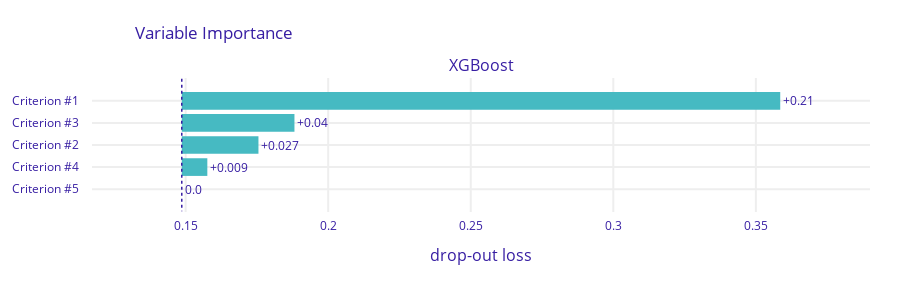

The cell this chart's notebook holds for it:
### Code cell
fi = dalex_explainer.model_parts()
fi.plot()

### Figure 1 — Plotly figure (JSON) as saved in the notebook; plotly's stock layout.template omitted (floating-point values rounded to 4 significant figures)
{"data": [{"base": 0.1486, "hoverinfo": "text", "hoverlabel": {"bgcolor": "rgba(0,0,0,0.8)"}, "hovertext": ["Model: XGBoost loss after<br>variable: Criterion #1 is permuted: 0.359<br>Drop-out loss change: +0.21", "Model: XGBoost loss after<br>variable: Criterion #3 is permuted: 0.188<br>Drop-out loss change: +0.04", "Model: XGBoost loss after<br>variable: Criterion #2 is permuted: 0.176<br>Drop-out loss change: +0.027", "Model: XGBoost loss after<br>variable: Criterion #4 is permuted: 0.158<br>Drop-out loss change: +0.009", "Model: XGBoost loss after<br>variable: Criterion #5 is permuted: 0.149<br>Drop-out loss change: -0.0"], "marker": {"color": "#46bac2"}, "orientation": "h", "showlegend": false, "text": ["+0.21", "+0.04", "+0.027", "+0.009", "0.0"], "textposition": "outside", "type": "bar", "x": [0.2099, 0.03952, 0.02689, 0.008966, 0], "xaxis": "x", "y": ["Criterion #1", "Criterion #3", "Criterion #2", "Criterion #4", "Criterion #5"], "yaxis": "y"}], "layout": {"annotations": [{"font": {"size": 16}, "showarrow": false, "text": "XGBoost", "x": 0.5, "xanchor": "center", "xref": "paper", "y": 1, "yanchor": "bottom", "yref": "paper"}, {"font": {"size": 16}, "showarrow": false, "text": "drop-out loss", "x": 0.5, "xanchor": "center", "xref": "paper", "y": 0, "yanchor": "top", "yref": "paper", "yshift": -30}], "font": {"color": "#371ea3"}, "height": 283, "margin": {"b": 71, "r": 30, "t": 78}, "shapes": [{"line": {"color": "#371ea3", "dash": "dot", "width": 1.5}, "type": "line", "x0": 0.1486, "x1": 0.1486, "xref": "x", "y0": -1, "y1": 5, "yref": "y"}], "title": {"text": "Variable Importance", "x": 0.15}, "xaxis": {"anchor": "y", "automargin": true, "domain": [0, 1], "fixedrange": true, "gridwidth": 2, "range": [0.1172, 0.39], "tickcolor": "white", "ticklen": 3, "ticks": "outside", "type": "linear", "zeroline": false}, "yaxis": {"anchor": "x", "automargin": true, "autorange": "reversed", "domain": [0, 1], "fixedrange": true, "gridwidth": 2, "tickcolor": "white", "ticklen": 10, "ticks": "outside", "type": "category"}}}
